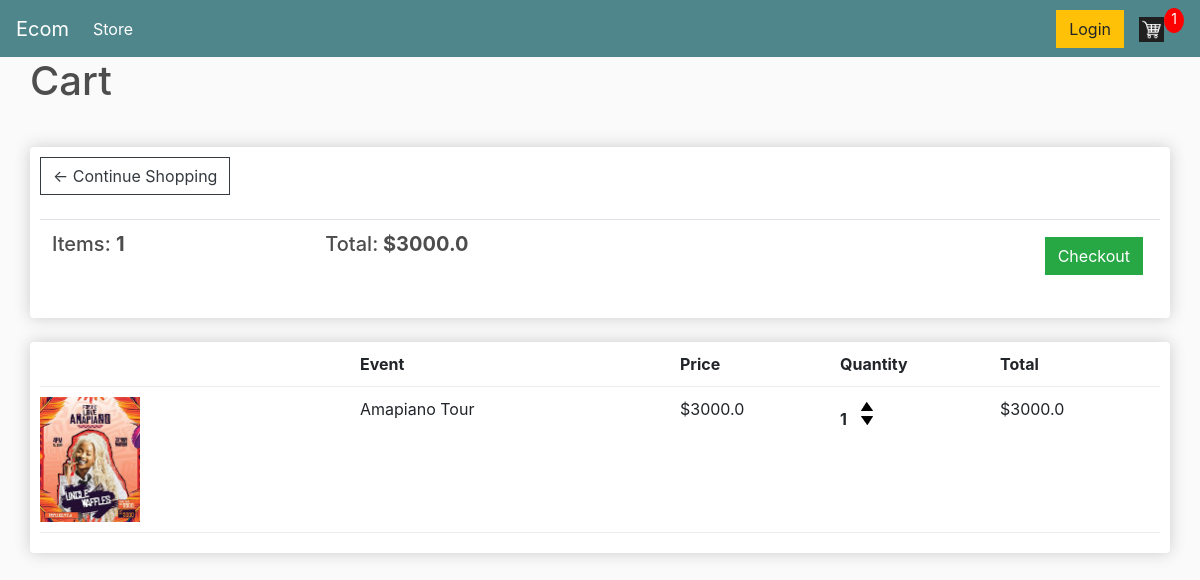
The app's page /cart/ (signed in), older data.
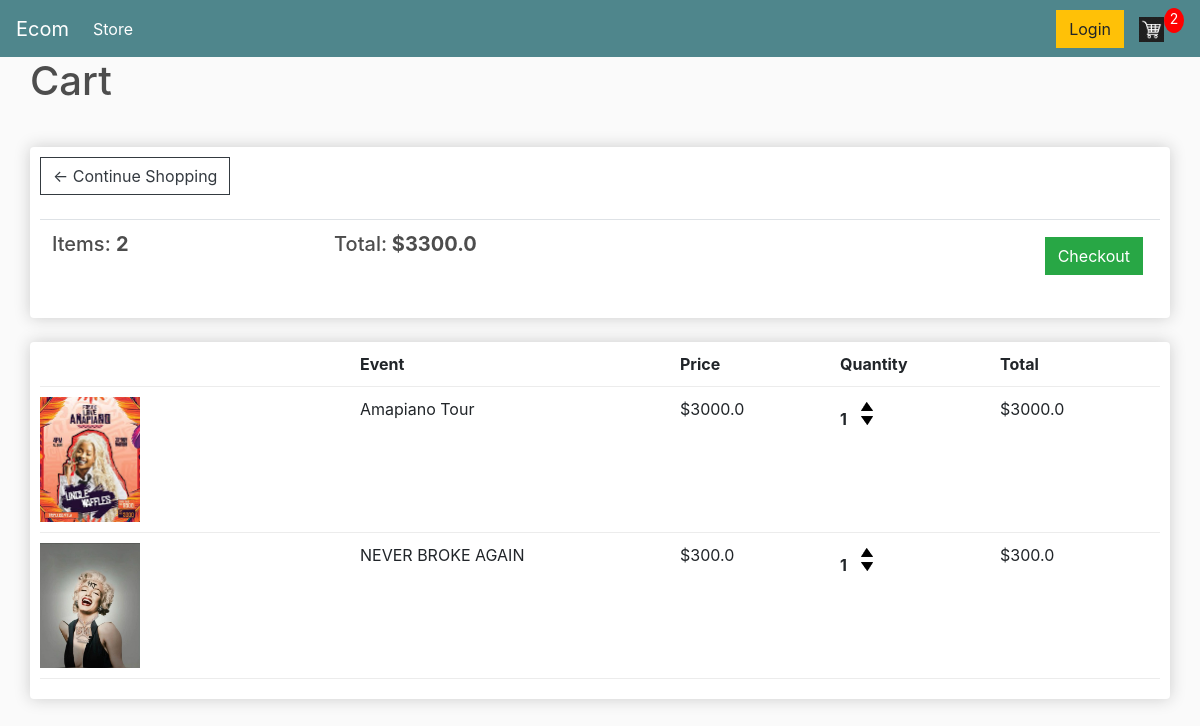
The same page, newer data.
### store/models.py (models this page shows, shortened)
class Order(models.Model):
    customer = models.ForeignKey(Customer, on_delete=models.SET_NULL, blank=True, null=True)
    date_booked = models.DateTimeField(auto_now_add=True)
    complete = models.BooleanField(default=False, null=True,blank=True)
    transaction_id = models.CharField(max_length=300, null=True)
    @property
    def get_cart_total(self):
        orderItems = self.items.all()
        total = sum([item.get_total for item in orderItems])
        return total
    def get_cart_items(self):
        orderItems = self.items.all()
        total = sum([item.quantity for item in orderItems ])
        return total

class TicketItem(models.Model):
    event = models.ForeignKey(Event, on_delete=models.SET_NULL, blank=True, null=True)
    order = models.ForeignKey(Order, on_delete=models.SET_NULL, blank= True, null=True, related_name='items')
    quantity = models.IntegerField(default=0, null=True, blank=True)
    date_added = models.DateTimeField(auto_now_add=True)
    @property
    def get_total(self):
        if not self.event:
            print("No event linked to this TicketItem.")
            return 0  # or handle as you see fit
        ticket_price = self.event.ticket_price if self.event.ticket_price is not None else 0
        total = ticket_price * self.quantity
        return total

class Event(models.Model):
    title = models.CharField(default='title',max_length=20)
    digital = models.BooleanField(default = False, null=True, blank=True)
    description = models.CharField(default='describe',max_length= 200)
    date = models.DateField(null=True)
    ticket_price = models.FloatField(blank=True, null=True)
    start_time = models.TimeField(null=True)
    end_time = models.TimeField(null=True)
    location = models.CharField(max_length=50, null=True)
    max_ticket = models.IntegerField(default='0',null=True)
    image = models.ImageField(null=True,blank=True)
    @property
    def imageURL(self):
        try:
            url = self.image.url
        except:
            url = ''
        return url

### store/views.py (the view)
# urls.py: path('cart/', views.cart,name='cart'),
def cart(request):
    data = cartData(request)
    cartItems = data['cartItems']
    order = data['order']
    items = data['items']
    context = {'items':items, 'order':order,'cartItems':cartItems }
    return render (request, 'store/cart.html',context)

### store/utils.py (called while the page is built)
def cartData(request):
    if request.user.is_authenticated:
        customer = request.user.customer
        order, created = Order.objects.get_or_create(customer=customer, complete=False)
        items = order.items.all()
        cartItems = order.get_cart_items()
    else:
        cookieData = cookieCart(request)
        cartItems = cookieData['cartItems']
        order = cookieData['order']
        items = cookieData['items']
    return {'cartItems': cartItems, 'order': order, 'items': items}

### store/templates/store/cart.html
{% extends 'store/main.html' %}
{% load static %}
{% block content %}
<h1>Cart</h1>
<br>
<div class="row">
    <div class="col-lg-12">
        <div class="box-element">
            <a  class="btn btn-outline-dark" href="{% url 'store' %}">&#x2190; Continue Shopping</a>
            <br>
            <br>
            <table class="table">
                <tr>
                    <th><h5>Items: <strong>{{order.get_cart_items}}</strong></h5></th>
                    <th><h5>Total:<strong> ${{order.get_cart_total}}</strong></h5></th>
                    <th>
                        <a  style="float:right; margin:5px;" class="btn btn-success" href="{% url 'checkout' %}">Checkout</a>
                    </th>
                </tr>
            </table>
        </div>
        <br>
        <div class="box-element">
            <div class="cart-row">
                <div style="flex:2"></div>
                <div style="flex:2"><strong>Event</strong></div>
                <div style="flex:1"><strong>Price</strong></div>
                <div style="flex:1"><strong>Quantity</strong></div>
                <div style="flex:1"><strong>Total</strong></div>
            </div>
            {%for item in items %}
            <div class="cart-row">
                <div style="flex:2"><img class="row-image" src="{{item.event.imageURL}}"></div>
                <div style="flex:2"><p>{{item.event.title}}</p></div>
                <div style="flex:1"><p>${{item.event.ticket_price}}</p></div>
                <div style="flex:1">
                    <p class="quantity">{{item.quantity}}</p>
                    <div class="quantity">
                        <img data-event="{{item.event.id}}" data-action="add" class="chg-quantity update-cart" src="{% static  'imgs/arrow-up.png' %}">
                        <img  data-event="{{item.event.id}}" data-action="remove" class="chg-quantity update-cart" src="{% static  'imgs/arrow-down.png' %}">
                    </div>
                </div>
                <div style="flex:1"><p>${{item.get_total}}</p></div>
            </div>
            {%endfor %}
    </div>
</div>
{% endblock content %}

### store/templates/store/main.html (shortened to what this page needs)
<!DOCTYPE html>
{% load static %}
<html>
<head>
    <link rel="stylesheet" type="text/css" href="{% static 'css/landing.css' %}">
	<link rel="stylesheet" href="https://stackpath.bootstrapcdn.com/bootstrap/4.4.1/css/bootstrap.min.css">
	<link rel="stylesheet" type="text/css" href="{% static 'css/main.css' %}">
</head>
<body>
    <nav class="navbar navbar-expand-lg navbar-dark bg-dark">
        <a class="navbar-brand" href="{% url 'landing' %}">Ecom</a>
        <div class="collapse navbar-collapse" id="navbarSupportedContent">
          <ul class="navbar-nav mr-auto">
            <li class="nav-item active">
              <a class="nav-link" href="{% url 'store' %}">Store <span class="sr-only">(current)</span></a>
            </li>
          </ul>
          <div class="form-inline my-2 my-lg-0">
               <a href="#"class="btn btn-warning">Login</a>
               <a href="{% url 'cart' %}">
                  <img  id="cart-icon" src="{% static 'imgs/cart.png' %}">
              </a>
              <p id="cart-total">{{cartItems}}</p>
          </div>
        </div>
      </nav>
         <div class="container">
                {% block content %}
                 {% endblock content %}
         </div>
</body>
</html>

### static/css/landing.css (style rules this page uses)
* { box-sizing: border-box; margin: 0; padding: 0; }
body { background-color: hsl(0, 0%, 98%); margin: 0; padding: 0; width: 100%; overflow-x: hidden; }
h1, h2, h4, h5, h6 { color: hsl(0, 0%, 30%); }
.container { width: 100%; padding: 0; }
.box-element { box-shadow: hsl(0, 0%, 80%) 0 0 16px; background-color: #fff; border-radius: 4px; padding: 10px; }
.bg-dark { background-color: #4f868c !important; }
#cart-icon { width: 25px; display: inline-block; margin-left: 15px; }
#cart-total { display: block; text-align: center; color: #fff; background-color: red; width: 20px; height: 25px; border-radius: 50%; font-size: 14px; }
.col-lg-4, .col-lg-6, .col-lg-8, .col-lg-12 { margin-top: 10px; }
.btn { border-radius: 0; }
.row-image { width: 100px; }
.cart-row { display: flex; align-items: flex-stretch; padding-bottom: 10px; margin-bottom: 10px; border-bottom: 1px solid #ececec; }
.quantity { display: inline-block; font-weight: 700; padding-right: 10px; }
.chg-quantity { width: 12px; cursor: pointer; display: block; margin-top: 5px; transition: .1s; }
body { font-family: Arial, sans-serif; }

### static/css/main.css (style rules this page uses)
* { box-sizing: border-box; margin: 0; padding: 0; }
body { background-color: hsl(0, 0%, 98%); margin: 0; padding: 0; width: 100%; overflow-x: hidden; }
h1, h2, h3, h4, h5, h6 { color: hsl(0, 0%, 30%); }
.container { width: 100%; padding: 0; }
.box-element { box-shadow: hsl(0, 0%, 80%) 0 0 16px; background-color: #fff; border-radius: 4px; padding: 10px; }
.bg-dark { background-color: #4f868c !important; }
#cart-icon { width: 25px; display: inline-block; margin-left: 15px; }
#cart-total { display: block; text-align: center; color: #fff; background-color: red; width: 20px; height: 25px; border-radius: 50%; font-size: 14px; }
.col-lg-4, .col-lg-6, .col-lg-8, .col-lg-12 { margin-top: 10px; }
.btn { border-radius: 0; }
.row-image { width: 100px; }
.cart-row { display: flex; align-items: flex-stretch; padding-bottom: 10px; margin-bottom: 10px; border-bottom: 1px solid #ececec; }
.quantity { display: inline-block; font-weight: 700; padding-right: 10px; }
.chg-quantity { width: 12px; cursor: pointer; display: block; margin-top: 5px; transition: .1s; }

Row changes from the older to the newer data that the page shows:
computed for Order: get_cart_items "1" → "2"; get_cart_total "3000.0" → "3300.0"
added TicketItem: event.imageURL (picture), event "NEVER BROKE AGAIN", event.ticket_price "300.0", quantity "1", get_total "300.0"
Text that changed along with them:
{{ cartItems }}: "1" → "2"
